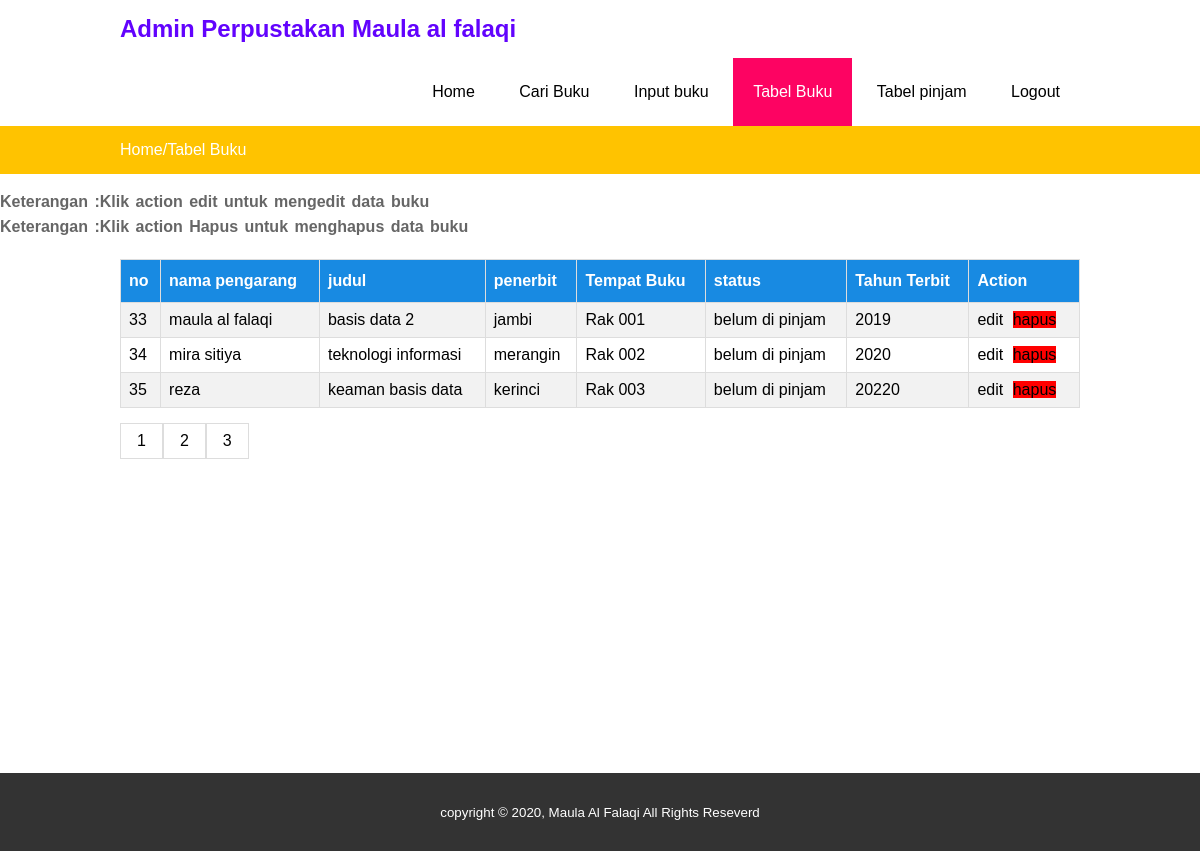
The page /admin/tabel_buku.php on the database its author committed.
### tables this page shows
CREATE TABLE `input_buku` (
  `id_buku` int(255) NOT NULL,
  `nama_pengarang` varchar(255) NOT NULL,
  `judul` varchar(255) NOT NULL,
  `penerbit` varchar(255) NOT NULL,
  `tempat_buku` varchar(255) NOT NULL,
  `status` varchar(255) NOT NULL,
  `tahun_terbit` int(255) NOT NULL
);

### admin/tabel_buku.php (the view, shortened to what this page needs)
<?php
if(isset($_GET['page'])){
    $page= $_GET['page'];
}else
{
    $page = 1;
}
$num_per_page =03;
$start_from =($page-1)*03;
?>
<!DOCTYPE html>
<html>
<head>
    <link rel="stylesheet" type="text/css" href="../aset/style1.css">
<body>
<header>
    <div class="container">
        <h2><a href="index.php">Admin Perpustakan Maula al falaqi</a></h2>
        <ul>
            <li ><a href="index.php">Home</a></li>
            <li><a href="cari_buku.php">Cari Buku</a></li>
            <li> <a href="input_buku.php">Input buku</a></li>
            <li class="active"><a href="tabel_buku.php">Tabel Buku</a></li>
            <li><a href="tabel_pinjam_user.php">Tabel pinjam</a></li>
            <li><a href="../logout.php">Logout</a></li>
        </ul>
    </div>
</header>
<section class="label">
    <div class="container">
        <p>Home/Tabel Buku</p>
    </div>
</section>
<section class="about">
    <p><strong>Keterangan :Klik  action edit untuk mengedit  data buku</strong> </p>
    <p><strong>Keterangan :Klik  action Hapus untuk menghapus data buku</strong> </p>
    <div class="container">
        <table id="customers">
            <tr>
                <th>no</th>
                <th>nama pengarang</th>
                <th>judul</th>
                <th>penerbit</th>
                <th>Tempat Buku</th>
                <th>status</th>
                <th>Tahun Terbit</th>
                <th>Action</th>
            </tr>
            <?php
            include '../koneksi.php';
            $query = mysqli_query($con,"SELECT * FROM input_buku limit $start_from,$num_per_page");
            while($ambil = mysqli_fetch_array($query))
            {
                ?>
                <tr>
                    <td><?=$ambil['id_buku']?></td>
                    <td><?=$ambil['nama_pengarang']?></td>
                    <td><?=$ambil['judul']?></td>
                    <td><?=$ambil['penerbit']?></td>
                    <td><?=$ambil['tempat_buku']?></td>
                    <td><?=$ambil['status']?></td>
                    <td><?=$ambil['tahun_terbit']?></td>
                    <td>
                        <a href="update.php?id=<?=$ambil['id_buku']?>" class="a"> edit</a>
                        <a href="proses_delete.php?id=<?=$ambil['id_buku']?>" style="background-color: red;margin: 5px" class="a">hapus</a>
                    </td>
                </tr>
                <?php
            }
            ?>
        </table>
        <?php
        $pr_query = "select * from input_buku ";
        $pr_exe = mysqli_query($con,$pr_query);
        $total_record = mysqli_num_rows($pr_exe);
        $total_page = ceil($total_record/$num_per_page);
     for($i=1; $i<$total_page;$i++)
     {
         echo  "<ul class=\"pagination\">
                <li><a href='tabel_buku.php?page=".$i."'>$i</a></li>
                </ul>";
     }
        ?>
</section>
<footer style="margin-top: 210px">
    <div class="container">
        <small>copyright &copy 2020, Maula Al Falaqi All  Rights Reseverd</small>
    </div>
</footer>
</body>
</html>

### aset/style1.css (style rules this page uses)
* { padding: 0; margin: 0; font-family: sans-serif; }
a { color: inherit; text-decoration: none; }
.container { width: 80%; margin:0 auto; }
.container:after { content: ''; display: block; clear: both; }
header h2 { float: left; padding: 15px 0; color: #6203fd ; }
header ul { float: right; }
header ul li { display: inline-block; }
header ul li a { padding: 25px 20px; display: inline-block; }
.active { background-color: #fd0362 ; color: #fff; }
section { padding: 15px 0; }
.about { padding-bottom: 100px; }
.about p { color: #666; word-spacing: 2px; line-height: 25px; text-align: justify; text-justify: newspaper; }
footer { padding: 30px 0; background-color: #333; color: white; text-align: center; }
.label { background-color: #FFC300; color: #fff; }
#customers { margin-top:20px ; font-family: "Trebuchet MS", Arial, Helvetica, sans-serif; border-collapse: collapse; width: 100%; }
#customers td, #customers th { border: 1px solid #ddd; padding: 8px; }
#customers tr:nth-child(even) { background-color: #f2f2f2; }
#customers th { padding-top: 12px; padding-bottom: 12px; text-align: left; background-color: #188AE2; color: white; }

### admin/tabel_buku.php (style rules this page uses)
ul.pagination { display: inline-block; margin-top: 15px; }
ul.pagination li { display: inline; }
ul.pagination li a { color: black; float: left; padding: 8px 16px; text-decoration: none; transition: background-color .3s; border: 1px solid #ddd; }

### rows shown on the page
input_buku: id_buku "33", nama_pengarang "maula al falaqi", judul "basis data 2", penerbit "jambi", tempat_buku "Rak 001", status "belum di pinjam", tahun_terbit "2019"
input_buku: id_buku "34", nama_pengarang "mira sitiya", judul "teknologi informasi", penerbit "merangin", tempat_buku "Rak 002", status "belum di pinjam", tahun_terbit "2020"
input_buku: id_buku "35", nama_pengarang "reza", judul "keaman basis data", penerbit "kerinci", tempat_buku "Rak 003", status "belum di pinjam", tahun_terbit "20220"
